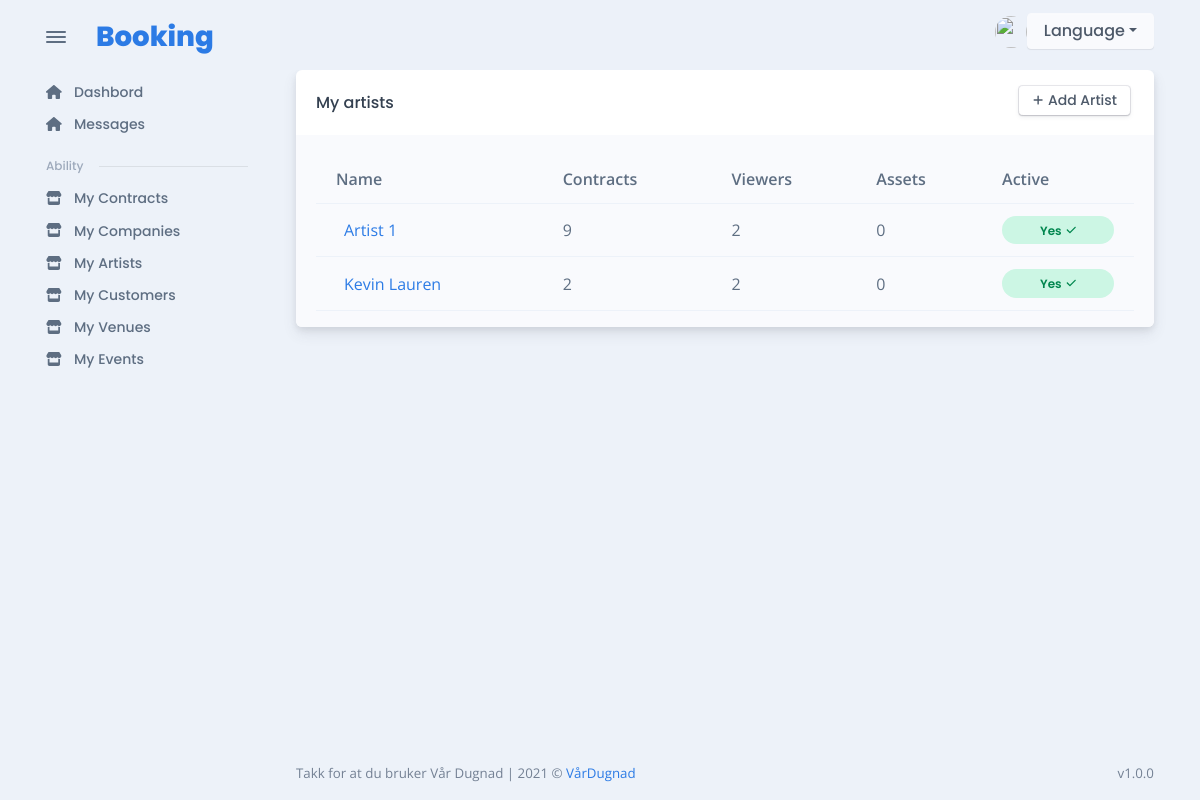
Screenshot of /en/artist/my_artists/ (signed in) with the database file from the repository.
### artist/models.py (models this page shows, shortened)
class ArtistAccess(models.Model):
    artist = models.ForeignKey(
        Artist, verbose_name="artist_access", on_delete=models.CASCADE
    )
    access = models.ForeignKey(
        User, verbose_name=("access"), on_delete=models.CASCADE, null=True
    )
    admin = models.BooleanField(default=False)
    class Meta:
        unique_together = (
            "artist",
            "access",
        )

class Artist(models.Model):
    name = models.CharField("name", max_length=255, unique=True)
    technical_raider = RichTextField("technical raider")
    hospitality_raider = RichTextField("technical raider")
    active = models.BooleanField(default=True)

class ArtistAssets(models.Model):
    artist = models.ForeignKey(
        Artist, verbose_name="artist_access", on_delete=models.CASCADE
    )
    file = models.ManyToManyField(ArtistFile)
    credit = models.CharField("credit", max_length=255)

### artist/views.py (the view)
# urls.py: path("my_artists/", MyArtistListView.as_view(), name="all_my_actors"),
class MyArtistListView(LoginRequiredMixin, ListView):
    model = ArtistAccess
    template_name = "artist/my_artisis_list.html"
    context_object_name = "artistsAccess"
    def get_queryset(self):
        return user_artists.get_artists_for_user(self.request.user)
    def dispatch(self, *args, **kwargs):
        dispatch_method = super(MyArtistListView, self).dispatch
        if not (
            self.request.user.is_staff
            or ArtistAccess.objects.filter(access=self.request.user)
        ):
            raise PermissionDenied
        return dispatch_method(*args, **kwargs)
    def get_context_data(self, **kwargs):
        context = super().get_context_data(**kwargs)
        context["has_perm"] = self.request.user.is_staff
        return context

### artist/services/user_artists.py (called while the page is built)
def get_artists_for_user(user):
    return ArtistAccess.objects.filter(access=user)

### artist/templatetags/artist_tags.py (called while the page is built)
@register.filter
def has_access_to_artist(user):
    return ArtistAccess.objects.filter(access=user)

@register.filter
def artist_contracts_count(artist):
    return artist.contract_set.all().count()

@register.filter
def artist_viewers_count(artist):
    try:
        return ArtistAccess.objects.filter(artist=artist).count()
    except:
        return 0

@register.filter
def artist_assets_count(artist):
    try:
        return ArtistAssets.objects.get(artist=artist).file.count()
    except:
        return 0

### customer/templatetags/customer_tags.py (called while the page is built)
@register.filter
def has_access_to_customer(user):
    return CustomerAccess.objects.filter(access=user)

@register.filter
def user_hass_access_to_contract(user):
    if user.is_authenticated:
        return ContractEventTeam.objects.filter(user=user)

### event/templatetags/event_tags.py (called while the page is built)
@register.filter
def has_access_to_event(user):
    return EventTeam.objects.filter(user = user)

### users/models.py (called while the page is built)
    @property
    def is_staff(self):
        return self.staff

### venue/templatetags/venue_tags.py (called while the page is built)
@register.filter
def has_access_to_venue(user):
    return VenueAccess.objects.filter(access=user)

### templates/artist/my_artisis_list.html (shortened to what this page needs)
{% extends 'base/auth_base.html' %}
{% load static %}
{% load widget_tweaks %}
{% load artist_tags %}
{% block content %}
<div class="card">
  <div class="card-header">
    <div class="row flex-between-center">
      <div class="col-4 col-sm-auto d-flex align-items-center pe-0">
        <h5 class="fs-0 mb-0 text-nowrap py-2 py-xl-0">My artists</h5>
      </div>
      {% if has_perm %}
      <div class="col-8 col-sm-auto text-end ps-2">
        <a href="{% url 'add_artist' %}" class="btn btn-falcon-default btn-sm me-1 mb-1">
          <span class="fas fa-plus me-1" data-fa-transform="shrink-3"></span>Add Artist
        </a>
      </div>
      {% endif %}
    </div>
  </div>
  <div class="card-body bg-light pb-0">
    <div class="table-responsive scrollbar">
      {% if artistsAccess|length %}
      <table class="table table-hover table-striped overflow-hidden">
        <thead>
          <tr>
            <th scope="col">Name</th>
            <th scope="col">Contracts</th>
            <th scope="col">Viewers</th>
            <th scope="col">Assets</th>
            <th scope="col">Active</th>
          </tr>
        </thead>
        <tbody>
          {% for artist_access in artistsAccess %}
          <tr class="align-middle">
            <td class="text-nowrap">
              <div class="d-flex align-items-center">
                <div class="ms-2"><a href="{% url 'artist_details' artist_access.artist.id %}">{{artist_access.artist.name}}</a></div>
              </div>
            </td>
            <td>{{artist_access.artist|artist_contracts_count}}</td>
            <td>{{artist_access.artist|artist_viewers_count}}</td>
            <td>{{artist_access.artist|artist_assets_count}}</td>
            {% if artist_access.artist.active %}
            <td><span class="badge badge rounded-pill d-block p-2 badge-soft-success">Yes<span class="ms-1 fas fa-check" data-fa-transform="shrink-2"></span></span></td>
            {% else %}
            <td><span class="badge badge rounded-pill d-block p-2 badge-soft-danger">No<span class="ms-1 fas fa-times" data-fa-transform="shrink-2"></span></span></td>
            {% endif %}
          </tr>
          {% endfor %}
        </tbody>
      </table>
      {% else %}
        {% if has_perm %}
          <p>There is no artist yet, try to add some</p>
        {% else %}
          <p>There is no artist yet and you are not allowed to add some</p>
        {% endif %}
      {% endif %}
    </div>
  </div>
  </div>
{% endblock %}

### rows the page displays
ArtistAccess: artist.name "Artist 1", artist|artist_contracts_count "9", artist|artist_viewers_count "2", artist|artist_assets_count "0", shows "Yes"
ArtistAccess: artist.name "Kevin Lauren", artist|artist_contracts_count "2", artist|artist_viewers_count "2", artist|artist_assets_count "0", shows "Yes"
